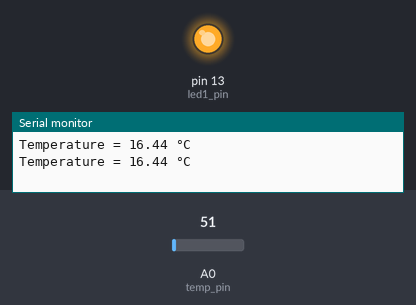
Simulated run of this sketch. Board: Arduino Uno, built with avr-gcc and run on an emulated ATmega328P. On the bench: output pins drawn as LEDs (lit = HIGH), the last lines printed to the serial monitor. The inputs (shaded band) are chosen by the test bench; at power-on: A0 (temp_pin) = 51.

Above: at 1.8 s.
1.9 s: A0 (temp_pin) set to 84
3.4 s: A0 (temp_pin) set to 100
At 5.2 s:
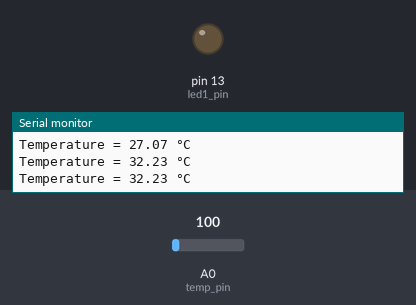
5.5 s: A0 (temp_pin) set to 86
At 7.0 s:
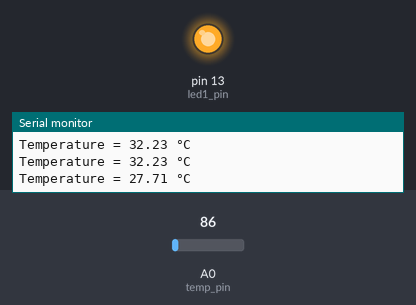
7.5 s: A0 (temp_pin) set to 112
At 8.5 s:
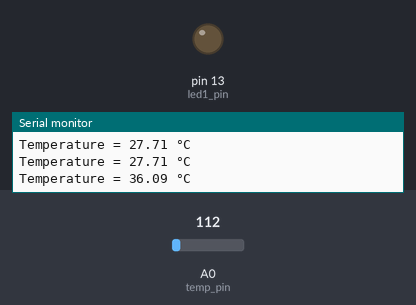
Timing chart, 0 to 10.5 s (numbered marks = the images above; inputs shaded):
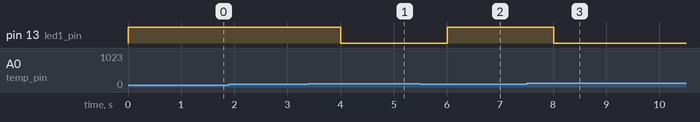

Measured:
- the behaviour switches between 93 and 94 on A0 (temp_pin) (found by bisection; images 0 and 1)
- after the input at 3.4 s, pin 13 (led1_pin): HIGH → LOW after 0.60 s
- after the input at 5.5 s, pin 13 (led1_pin): LOW → HIGH after 0.51 s
- after the input at 7.5 s, pin 13 (led1_pin): HIGH → LOW after 0.51 s

The sketch:

01_robopro_uno.ino
```cpp
/*
Arduino Training Series by Cikgu Fadzli
IoT with Node-RED
MQTT Connection using WiFi Shield
This code can be downloaded from https://github.com/efadzli/arduino_iot_wifishield
*/

int temp_pin= A0;
int led1_pin= 13;
int led2_pin= 12;

void setup(void)
{
  Serial.begin(9600);
  pinMode(led1_pin, OUTPUT);
  digitalWrite(led1_pin, LOW);
}

void loop() {
  int analogValue = analogRead(temp_pin); // get reading from LM35 temperature sensor
  float millivolts = (analogValue/1024.0) * 3300; //3300 is the voltage provided by UNO
  float celsius = millivolts/10;

  Serial.print("Temperature = ");
  Serial.print(celsius);
  Serial.println(" °C");

  if(celsius>30){ // if temperature is more than 30, Red LED on (you can change this value accordingly
    digitalWrite(led1_pin, LOW);
    digitalWrite(led2_pin, HIGH);
  } else { // if temperature is 30 or less, Green LED on
    digitalWrite(led1_pin, HIGH);
    digitalWrite(led2_pin, LOW);
  }
  delay(1000); // wait for 1 second
}
```
